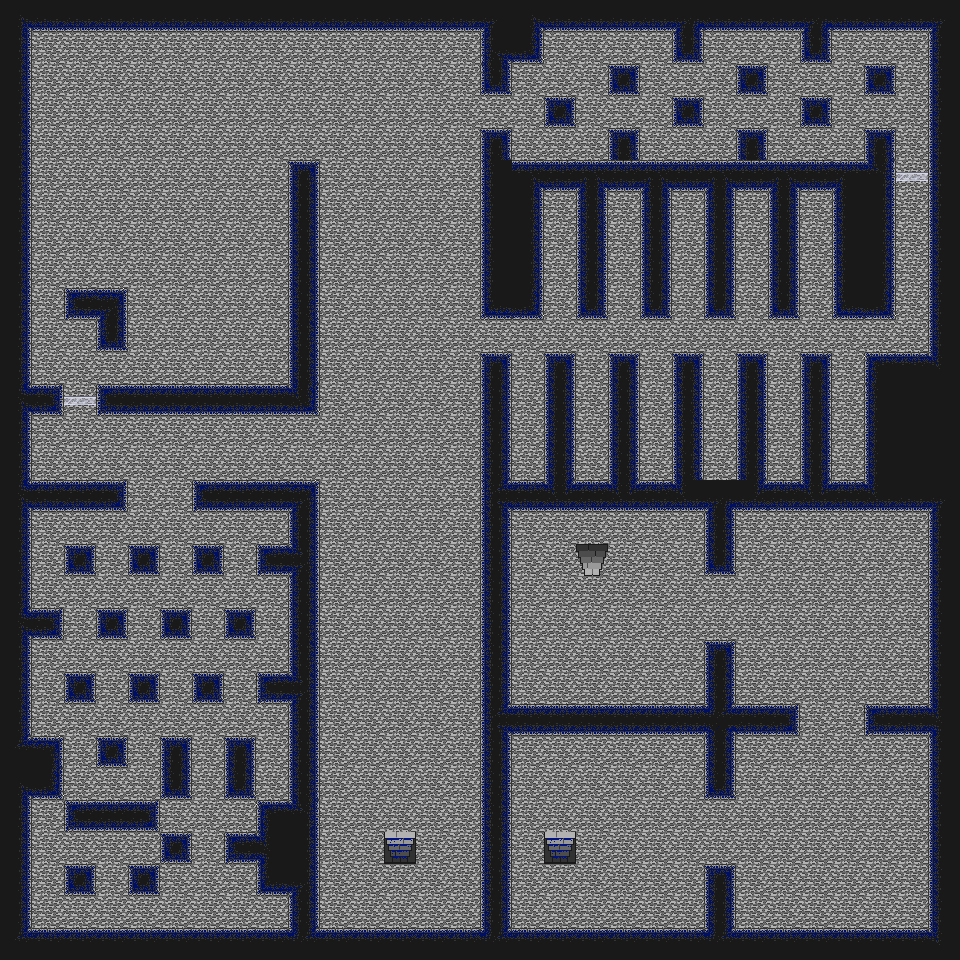

The image is a tile-based game level rendered from a .tmx file. Its description and source (layers, tilesets, objects; grid data summarised) follow:
An orthogonal 30x30 tile map with 32x32 px tiles, 3 tile layers (Background, Collision, ObjectOverlay), 2 tilesets and 52 objects (22x Demon, 11x SlowDemon, 5x Torch, 4x Stairs, 4x Soul, ...).

<map version="1.0" orientation="orthogonal" width="30" height="30" tilewidth="32" tileheight="32">
 <properties>
  <property name="Description" value="tower level 1" />
 </properties>
 <tileset firstgid="1" name="Collision" tilewidth="32" tileheight="32">
  <image source="../tileset/tileset.png" width="160" height="320" />
  <tile id="3">
   <properties>
    <property name="Clear" value="" />
   </properties>
  </tile>
 </tileset>
 <tileset firstgid="51" name="Object" tilewidth="32" tileheight="32">
  <image source="../tileset/ObjectTiles.png" width="160" height="320" />
  <tile id="0">
   <properties>
    <property name="type" value="spawn" />
   </properties>
  </tile>
 </tileset>
 <layer name="Background" width="30" height="30">
  <data>[900 cells, 900 non-empty, 1 distinct tile ids]</data>
 </layer>
 <layer name="Collision" width="30" height="30">
  <data>[900 cells, 323 non-empty, 39 distinct tile ids]</data>
 </layer>
 <layer name="ObjectOverlay" width="30" height="30">
  <data>[900 cells, 3 non-empty, 2 distinct tile ids]</data>
 </layer>
 <objectgroup name="Object Layer 1" width="30" height="30">
  <object type="Stairs" gid="56" x="288" y="64" width="32" height="32">
   <properties>
    <property name="NextLevel" value="nextlevel" />
    <property name="NextSpawn" value="nextspawn" />
   </properties>
  </object>
  <object name="StairsToDebug3_3" type="Stairs" gid="66" x="544" y="864" width="32" height="32">
   <properties>
    <property name="NextLevel" value="Debug3.tmx" />
    <property name="NextSpawn" value="FromDebug6_1" />
   </properties>
  </object>
  <object name="FromDebug3_3" type="Spawn" gid="52" x="544" y="832" width="32" height="32" />
  <object name="StairsToDebug7_1" type="Stairs" gid="61" x="576" y="576" width="32" height="32">
   <properties>
    <property name="NextLevel" value="Debug7.tmx" />
    <property name="NextSpawn" value="FromDebug6_2" />
   </properties>
  </object>
  <object name="FromDebug7_1" type="Spawn" gid="52" x="576" y="608" width="32" height="32" />
  <object name="StairsToDebug3_4" type="Stairs" gid="66" x="384" y="864" width="32" height="32">
   <properties>
    <property name="NextLevel" value="Debug3.tmx" />
    <property name="NextSpawn" value="FromDebug6_2" />
   </properties>
  </object>
  <object name="FromDebug3_4" type="Spawn" gid="52" x="384" y="832" width="32" height="32" />
  <object type="SlowDemon" gid="54" x="848" y="634" width="32" height="32" rotation="-75.9346" />
  <object type="Demon" gid="54" x="832" y="864" width="32" height="32" rotation="-375.866" />
  <object type="Demon" gid="54" x="512" y="480" width="32" height="32" />
  <object type="Demon" gid="1073741878" x="544" y="224" width="32" height="32" />
  <object type="Demon" gid="54" x="576" y="480" width="32" height="32" />
  <object type="Demon" gid="1073741878" x="608" y="224" width="32" height="32" />
  <object type="Demon" gid="54" x="640" y="480" width="32" height="32" />
  <object type="Demon" gid="1073741878" x="672" y="224" width="32" height="32" />
  <object type="Demon" gid="54" x="704" y="480" width="32" height="32" />
  <object type="Demon" gid="1073741878" x="736" y="224" width="32" height="32" />
  <object type="Demon" gid="54" x="768" y="480" width="32" height="32" />
  <object type="Demon" gid="54" x="800" y="212" width="32" height="32" />
  <object type="Demon" gid="54" x="832" y="480" width="32" height="32" />
  <object type="Soul" gid="58" x="896" y="224" width="32" height="32" />
  <object type="Soul" gid="58" x="64" y="352" width="32" height="32" />
  <object type="Torch" gid="55" x="384" y="736" width="32" height="32" />
  <object type="Torch" gid="55" x="386" y="568" width="32" height="32" />
  <object type="Torch" gid="55" x="385" y="346" width="32" height="32" />
  <object type="Torch" gid="55" x="384" y="128" width="32" height="32" />
  <object type="Torch" gid="55" x="160" y="448" width="32" height="32" />
  <object type="Demon" gid="1073741878" x="98" y="226" width="32" height="32" rotation="255" />
  <object type="Demon" gid="1073741878" x="164" y="275" width="32" height="32" rotation="240" />
  <object type="Demon" gid="1073741878" x="69" y="134" width="32" height="32" rotation="270" />
  <object type="SlowDemon" gid="1073741878" x="157" y="118" width="32" height="32" rotation="285" />
  <object type="SlowDemon" gid="1073741878" x="234" y="225" width="32" height="32" rotation="195" />
  <object type="Fuel" gid="60" x="320" y="800" width="32" height="32">
   <properties>
    <property name="Recovery" value="40" />
   </properties>
  </object>
  <object type="Potion" gid="59" x="448" y="800" width="32" height="32">
   <properties>
    <property name="Recovery" value="50" />
   </properties>
  </object>
  <object type="Demon" gid="1073741878" x="256" y="544" width="32" height="32" rotation="450" />
  <object type="Demon" gid="1073741878" x="32" y="608" width="32" height="32" rotation="270" />
  <object type="SlowDemon" gid="54" x="128" y="672" width="32" height="32" rotation="-75.9346" />
  <object type="SlowDemon" gid="54" x="256" y="672" width="32" height="32" rotation="-75.9346" />
  <object type="SlowDemon" gid="54" x="96" y="800" width="32" height="32" rotation="-75.9346" />
  <object type="SlowDemon" gid="54" x="256" y="768" width="32" height="32" rotation="-75.9346" />
  <object type="Demon" gid="1073741878" x="224" y="832" width="32" height="32" rotation="450" />
  <object type="Demon" gid="1073741878" x="160" y="832" width="32" height="32" rotation="630" />
  <object type="Demon" gid="1073741878" x="128" y="864" width="32" height="32" rotation="450" />
  <object type="Soul" gid="58" x="32" y="832" width="32" height="32" />
  <object type="Potion" gid="59" x="256" y="800" width="32" height="32">
   <properties>
    <property name="Recovery" value="40" />
   </properties>
  </object>
  <object type="Soul" gid="58" x="896" y="160" width="32" height="32" />
  <object type="SlowDemon" gid="54" x="608" y="128" width="32" height="32" rotation="-75.9346" />
  <object type="SlowDemon" gid="54" x="576" y="96" width="32" height="32" rotation="-75.9346" />
  <object type="Demon" gid="54" x="768" y="64" width="32" height="32" rotation="180" />
  <object type="Demon" gid="54" x="896" y="64" width="32" height="32" rotation="180" />
  <object type="SlowDemon" gid="54" x="800" y="160" width="32" height="32" rotation="-75.9346" />
  <object type="SlowDemon" gid="54" x="832" y="96" width="32" height="32" rotation="-75.9346" />
 </objectgroup>
</map>
